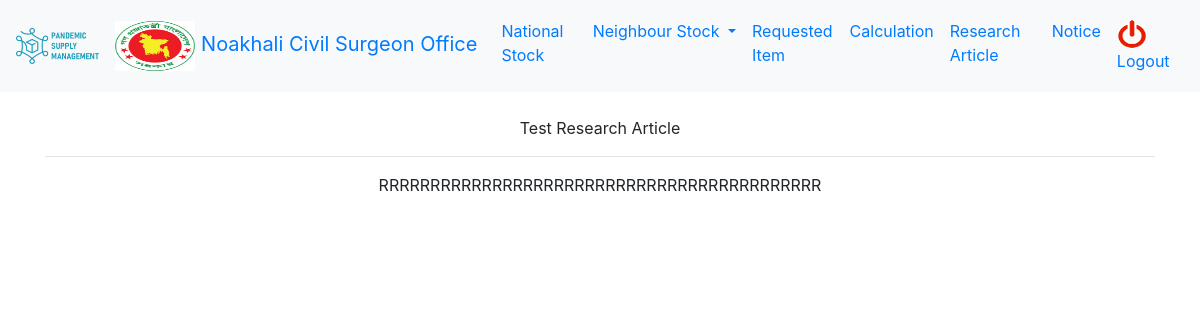
The app's page /1/research_article/1 (signed in) with its own data.
### psm/models.py (models this page shows, shortened)
class District(models.Model):
    name = models.CharField(max_length=255, null=True)
    created = models.DateTimeField(auto_now_add=True, null=True)
    updated = models.DateTimeField(auto_now=True, null=True)
    def __str__(self):
        return self.name

class ResearchArticle(models.Model):
    title = models.CharField(max_length=120)
    body = models.CharField(max_length=500)
    created = models.DateTimeField(auto_now_add=True, null=True)
    updated = models.DateTimeField(auto_now=True, null=True)

### psm/views.py (the view)
# urls.py: path('<int:category_id>/research_article/<int:id>', research_article_details, name='notice_details'),
@login_required(login_url='/login')
def research_article_details(request, category_id, id):
    if category_id == 2:
        category_id = 1
    context = {
        "research_article": ResearchArticle.objects.filter(id=id).first(),
        "district": request.user.district_user_permissions.first().district,
        "category": category_id
    }
    return render(request, 'research_article_details.html', context)

### templates/research_article_details.html
{% extends 'base.html' %}
{% block container %}
<div class="container">
<p>{{research_article.title}}</p>
    <hr>
    <p>{{research_article.body}}</p>
</div>
{% endblock %}

### templates/base.html (shortened to what this page needs)
{% load static %}
<head>
{% block head %}
  <link rel="stylesheet" href="https://maxcdn.bootstrapcdn.com/bootstrap/4.5.2/css/bootstrap.min.css">
    {% endblock %}
</head>
<body>
{% block nav %}
<nav class="navbar navbar-expand-sm bg-light justify-content-center">
  <a class="navbar-brand" href="/"><img  class="img-fluid" src="{% static 'images/logo.png' %}"width="100px" height="80px"></a>
  <a class="navbar-brand" href="/category/{{category}}">
    <span class="navbar-text">
    <img class="img-circle" src="{% static 'images/bd_logo.png' %}" width="80px" height="50px">   {{district}} Civil Surgeon Office
  </span>
  </a>
  <ul class="navbar-nav">
    <li class="nav-item">
      <a class="nav-link" href="/national_stock/{{category}}">National Stock</a>
    </li>
    <li class="nav-item dropdown">
      <a class="nav-link dropdown-toggle" href="#" id="navbardrop" data-toggle="dropdown">
        Neighbour Stock
      </a>
    </li>
    <li class="nav-item">
      <a class="nav-link" href="/requested_stock/{{category}}">Requested Item</a>
    </li>
     <li class="nav-item">
      <a class="nav-link" href="/calculation/{{category}}">Calculation</a>
    </li>
      <li class="nav-item">
      <a class="nav-link" href="/{{category}}/research_article">Research Article</a>
    </li>
       <li class="nav-item">
      <a class="nav-link" href="/{{category}}/notice">Notice</a>
    </li>
      <li class="nav-item">
      <a class="nav-link" href="/logout"> <img class="img-circle" src="{% static 'images/logout.png' %}" width="30px" height="30px"> Logout</a>
    </li>
  </ul>
</nav>
<br>
{% endblock %}
{% block container %}{% endblock %}
</body>

### templates/base.html (style rules this page uses)
th,td,h4,h3,p { text-align:center }

### records on screen
District: name "Noakhali"
ResearchArticle: title "Test Research Article", body "RRRRRRRRRRRRRRRRRRRRRRRRRRRRRRRRRRRRRRRRRRR"
